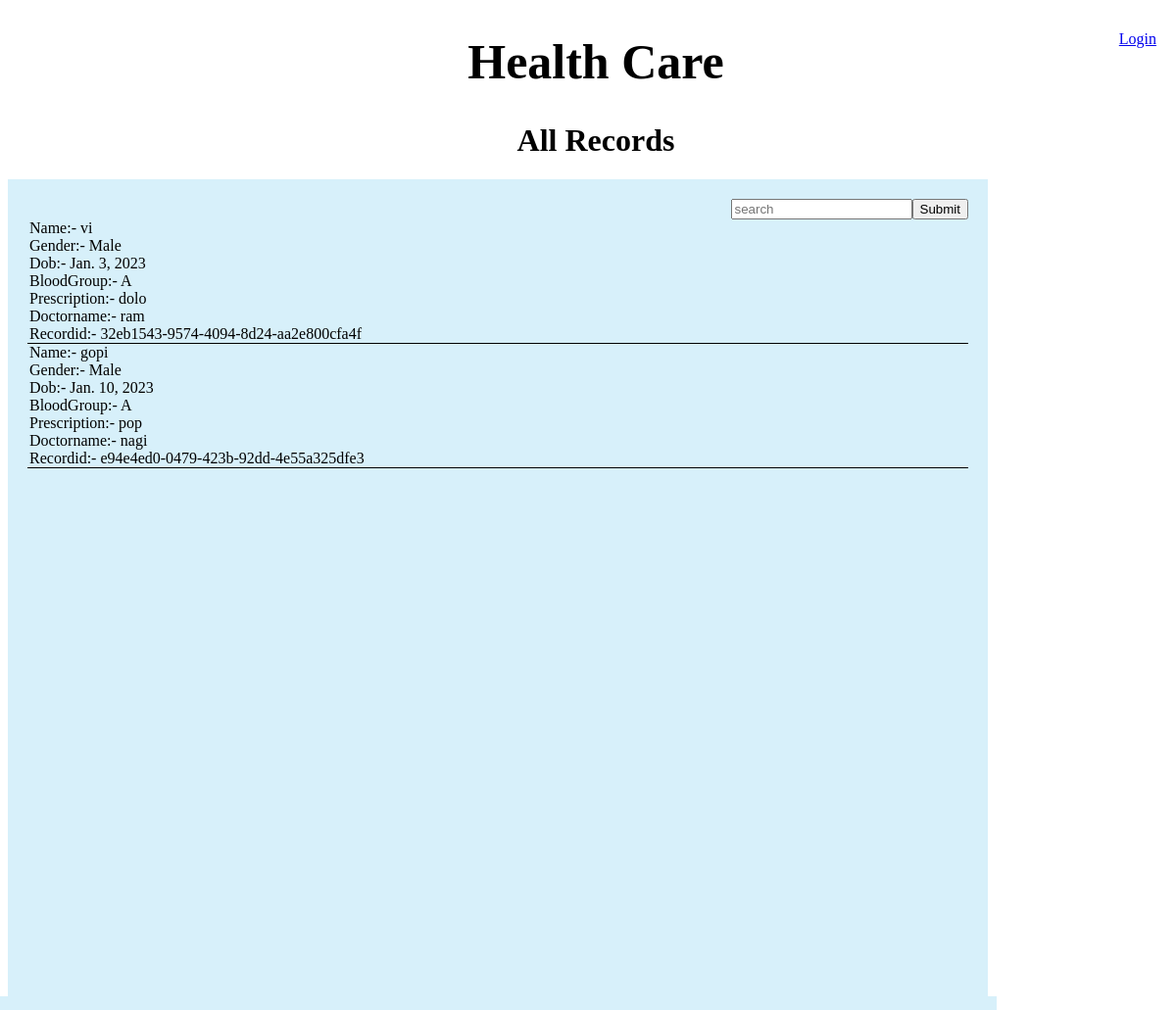
Page /allreports/ on the committed database.
### Management/models.py (models this page shows)
class Record(models.Model):
    patientname=models.ForeignKey(User,on_delete=models.CASCADE)
    gender=models.CharField(max_length=10)
    dob = models.DateField(max_length=8,null=True,blank=True)
    bloodgroup = models.CharField(max_length=14, blank=True, null=True)
    prescription=models.TextField()
    Doctorname=models.CharField(max_length=40)
    Record_id=models.UUIDField(max_length=8,default=uuid.uuid4)

class User(AbstractUser):
    email=models.EmailField(unique=True,null=True)
    bio=models.TextField(null=True,blank=True)
    gender=models.CharField(max_length=20,null=True)
    is_staff = models.BooleanField(default=False)
    is_paitent = models.BooleanField(default=False)
    Mobile=models.CharField(max_length=10,null=True,blank=True)
    dob = models.DateField(max_length=8,null=True,blank=True)
    bloodgroup = models.CharField(max_length=14, blank=True, null=True)
    address=models.TextField(blank=True, null=True)
    REQUIRED_FIELDS = []
    def __str__(self):
        return self.username

### Management/views.py (the view)
# urls.py: path("allreports/",views.allreports,name="allreports"),
def allreports(request):
    report=Record.objects.filter()
    search=request.GET.get('q')  if request.GET.get('q') != None else ""
    context={"reports":report}
    reports=report.filter(Q(patientname__username__icontains=search)|
                                    Q(Doctorname__icontains=search)|
                                    Q(Record_id__icontains=search))
    context={"reports":reports}
    return render(request,"allreports.html",context)

### templates/allreports.html (shortened to what this page needs)
{% extends 'base.html' %}
{% block content %}
   <center> <h1> All Records</h1></center>
   <div id="all-reports">
        <form method="get" >
            <input type="text" name="q" placeholder="search">
            <button type="submit">Submit</button>
        </form>
        {% for i in reports %}
        <div id="ireport">
            <span>Name:- {{i.patientname}}</span><br>
            <span>Gender:- {{i.gender}}</span><br>
            <span>Dob:- {{i.dob}}</span><br>
            <span>BloodGroup:- {{i.bloodgroup}}</span><br>
            <span>Prescription:- {{i.prescription}}</span><br>
            <span>Doctorname:- {{i.Doctorname}}</span><br>
            <span>Recordid:- {{i.Record_id}}</span><br>
        </div>
        {% endfor %}
    </div>
{% endblock content%}

### templates/base.html (shortened to what this page needs)
<!DOCTYPE html>
<html lang="en">
<head>
</head>
<body>
    <h1 style="color: black; font-size: 50px;"><center>Health Care</center></h1>
    <div style="position: absolute; right: 0;  top: 3%;right:20px;">
        {% if user.is_authenticated %}
        <a href="{% url 'logoutuser' %}">Logout</a>
        {% else %}
        <a href="{% url 'home' %}">Login</a>
        {% endif %}
    </div>
    {% block content %}
    {% endblock content %}
</body>
</html>

### templates/base.html (style rules this page uses)
body { width: 100%; height: 100%; background-image: url("https://i.pinimg.com/originals/21/54/cd/2154cd17b398cf202ab361615fe313af.jpg"); overflow: scroll; background-repeat:repeat-y; background-size: cover; }

### templates/allreports.html (style rules this page uses)
#all-reports { width: 80%; height: 100vh; background-color: rgb(215, 240, 250); padding: 20px; }
#ireport { border-bottom: 1px black solid; }
span { margin: 2px; }
form { display: flex; align-items: flex-end; justify-content: flex-end; }

### rows in the picture
Record: patientname "vi", gender "Male", dob "Jan. 3, 2023", bloodgroup "A", prescription "dolo", Doctorname "ram", Record_id "32eb1543-9574-4094-8d24-aa2e800cfa4f"
Record: patientname "gopi", gender "Male", dob "Jan. 10, 2023", bloodgroup "A", prescription "pop", Doctorname "nagi", Record_id "e94e4ed0-0479-423b-92dd-4e55a325dfe3"
